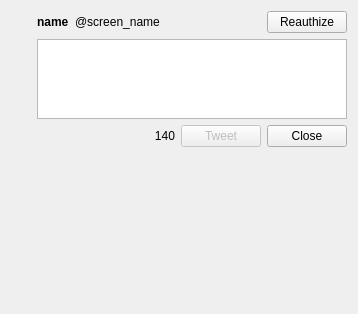
<?xml version="1.0" encoding="UTF-8"?>
<ui version="4.0">
 <class>TweetDialog</class>
 <widget class="QDialog" name="TweetDialog">
  <property name="geometry">
   <rect>
    <x>0</x>
    <y>0</y>
    <width>358</width>
    <height>314</height>
   </rect>
  </property>
  <property name="windowTitle">
   <string>Tweet</string>
  </property>
  <property name="windowIcon">
   <iconset resource="KanmusuMemory.qrc">
    <normaloff>:/resources/KanmusuMemory32.png</normaloff>:/resources/KanmusuMemory32.png</iconset>
  </property>
  <layout class="QHBoxLayout" name="horizontalLayout_4">
   <item>
    <layout class="QVBoxLayout" name="verticalLayout_2">
     <item>
      <widget class="QLabel" name="avatar">
       <property name="sizePolicy">
        <sizepolicy hsizetype="Fixed" vsizetype="Fixed">
         <horstretch>0</horstretch>
         <verstretch>0</verstretch>
        </sizepolicy>
       </property>
       <property name="pixmap">
        <pixmap resource="KanmusuMemory.qrc">:/resources/KanmusuMemory80.png</pixmap>
       </property>
       <property name="scaledContents">
        <bool>true</bool>
       </property>
      </widget>
     </item>
     <item>
      <spacer name="verticalSpacer">
       <property name="orientation">
        <enum>Qt::Vertical</enum>
       </property>
       <property name="sizeHint" stdset="0">
        <size>
         <width>20</width>
         <height>40</height>
        </size>
       </property>
      </spacer>
     </item>
    </layout>
   </item>
   <item>
    <layout class="QVBoxLayout" name="verticalLayout">
     <item>
      <layout class="QHBoxLayout" name="horizontalLayout_2">
       <item>
        <layout class="QHBoxLayout" name="horizontalLayout">
         <item>
          <widget class="QLabel" name="name">
           <property name="font">
            <font>
             <weight>75</weight>
             <bold>true</bold>
            </font>
           </property>
           <property name="text">
            <string>name</string>
           </property>
          </widget>
         </item>
         <item>
          <widget class="QLabel" name="screenName">
           <property name="text">
            <string>@screen_name</string>
           </property>
          </widget>
         </item>
        </layout>
       </item>
       <item>
        <spacer name="horizontalSpacer">
         <property name="orientation">
          <enum>Qt::Horizontal</enum>
         </property>
         <property name="sizeHint" stdset="0">
          <size>
           <width>40</width>
           <height>20</height>
          </size>
         </property>
        </spacer>
       </item>
       <item>
        <widget class="QPushButton" name="reauthButton">
         <property name="text">
          <string>Reauthize</string>
         </property>
        </widget>
       </item>
      </layout>
     </item>
     <item>
      <widget class="QPlainTextEdit" name="tweetTextEdit"/>
     </item>
     <item>
      <layout class="QHBoxLayout" name="horizontalLayout_3">
       <item>
        <spacer name="horizontalSpacer_2">
         <property name="orientation">
          <enum>Qt::Horizontal</enum>
         </property>
         <property name="sizeHint" stdset="0">
          <size>
           <width>40</width>
           <height>20</height>
          </size>
         </property>
        </spacer>
       </item>
       <item>
        <widget class="QLabel" name="charCountLabel">
         <property name="text">
          <string>140</string>
         </property>
         <property name="alignment">
          <set>Qt::AlignRight|Qt::AlignTrailing|Qt::AlignVCenter</set>
         </property>
        </widget>
       </item>
       <item>
        <widget class="QPushButton" name="tweetButton">
         <property name="enabled">
          <bool>false</bool>
         </property>
         <property name="text">
          <string>Tweet</string>
         </property>
         <property name="default">
          <bool>true</bool>
         </property>
        </widget>
       </item>
       <item>
        <widget class="QPushButton" name="closeButton">
         <property name="text">
          <string>Close</string>
         </property>
        </widget>
       </item>
      </layout>
     </item>
     <item>
      <widget class="QLabel" name="screenshot">
       <property name="sizePolicy">
        <sizepolicy hsizetype="Fixed" vsizetype="Fixed">
         <horstretch>0</horstretch>
         <verstretch>0</verstretch>
        </sizepolicy>
       </property>
       <property name="minimumSize">
        <size>
         <width>250</width>
         <height>150</height>
        </size>
       </property>
       <property name="maximumSize">
        <size>
         <width>250</width>
         <height>150</height>
        </size>
       </property>
       <property name="baseSize">
        <size>
         <width>250</width>
         <height>150</height>
        </size>
       </property>
       <property name="pixmap">
        <pixmap resource="KanmusuMemory.qrc">:/resources/KanmusuMemory80.png</pixmap>
       </property>
       <property name="scaledContents">
        <bool>true</bool>
       </property>
       <property name="alignment">
        <set>Qt::AlignCenter</set>
       </property>
      </widget>
     </item>
    </layout>
   </item>
  </layout>
  <action name="actionTweet">
   <property name="text">
    <string>tweet</string>
   </property>
   <property name="shortcut">
    <string>Ctrl+Return</string>
   </property>
  </action>
 </widget>
 <resources>
  <include location="KanmusuMemory.qrc"/>
 </resources>
 <connections/>
</ui>
